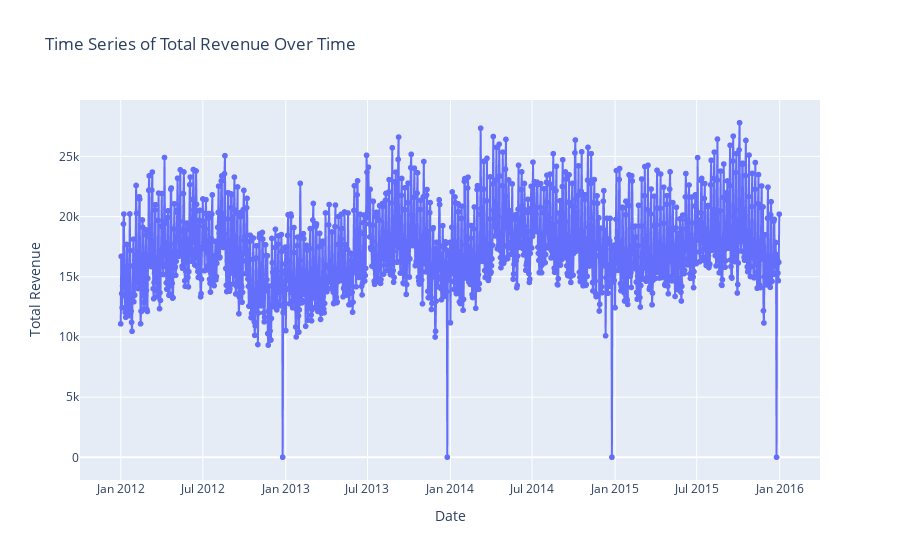

Here is the notebook cell this chart was saved with:
### Code cell
# Aggregate total revenue by date
total_revenue_by_date = Foods3_CA_df.groupby("date", as_index=False)["revenue"].sum()

fig = px.line(
    total_revenue_by_date,
    x="date",
    y="revenue",
    title="Time Series of Total Revenue Over Time",
    labels={"revenue": "Total Revenue", "date": "Date"},
    markers=True  
)

fig.show()

### Figure 1 — Plotly figure (JSON) as saved in the notebook; plotly's stock layout.template omitted (floating-point values rounded to 4 significant figures; data arrays with more than 128 entries replaced by an {"elided": "..."} marker saying what was removed)
{"data": [{"hovertemplate": "Date=%{x}<br>Total Revenue=%{y}<extra></extra>", "legendgroup": "", "line": {"color": "#636efa", "dash": "solid"}, "marker": {"symbol": "circle"}, "mode": "lines+markers", "name": "", "showlegend": false, "type": "scattergl", "x": {"elided": "1461 str values"}, "xaxis": "x", "y": {"elided": "1461 float values"}, "yaxis": "y"}], "layout": {"autosize": true, "legend": {"tracegroupgap": 0}, "title": {"text": "Time Series of Total Revenue Over Time"}, "xaxis": {"anchor": "y", "autorange": true, "domain": [0, 1], "range": ["2011-10-04 15:23:58.456", "2016-03-28 08:36:01.544"], "title": {"text": "Date"}, "type": "date"}, "yaxis": {"anchor": "x", "autorange": true, "domain": [0, 1], "range": [-2285.0, 30090.0], "title": {"text": "Total Revenue"}, "type": "linear"}}}
